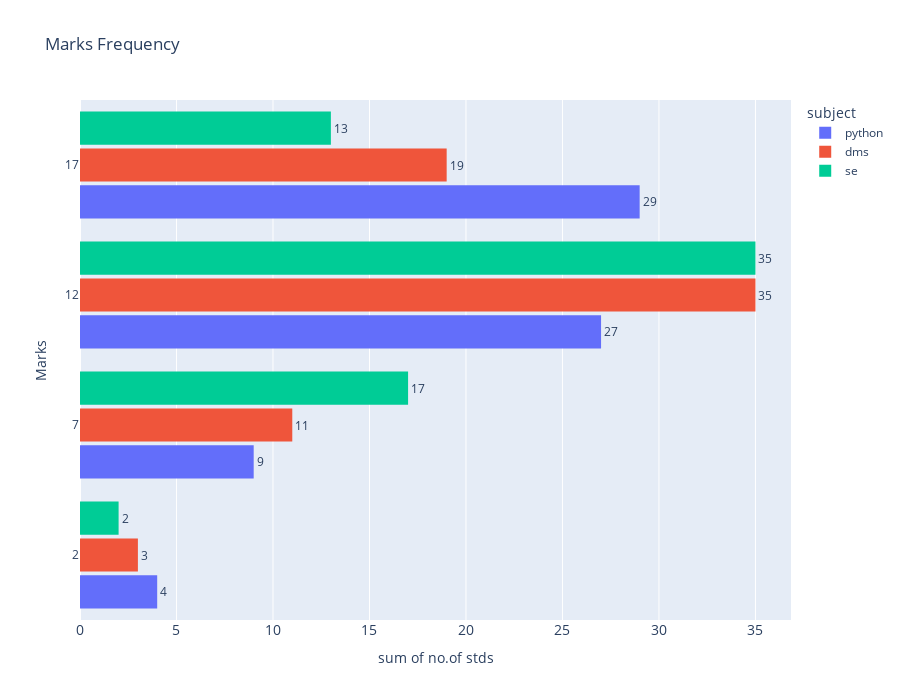

Write notebook code for a chart like this one.
### Code cell
fig = px.histogram(final_mfreq_df_chart,orientation='h', y='Marks', x='no.of stds', title="Marks Frequency"
             ,color='subject', barmode='group' ,
             height=700,text_auto=True)
fig.update_layout(
    xaxis_tickfont_size=14,
    barmode='group',
    bargap=0.15, 
    bargroupgap=0.1 
)
fig.update_traces(textposition='outside')
fig.show()

### Figure 1 — Plotly figure (JSON) as saved in the notebook; plotly's stock layout.template omitted (floating-point values rounded to 4 significant figures)
{"data": [{"alignmentgroup": "True", "bingroup": "y", "histfunc": "sum", "hovertemplate": "subject=python<br>sum of no.of stds=%{x}<br>Marks=%{y}<extra></extra>", "legendgroup": "python", "marker": {"color": "#636efa", "pattern": {"shape": ""}}, "name": "python", "offsetgroup": "python", "orientation": "h", "showlegend": true, "textposition": "outside", "texttemplate": "%{value}", "type": "histogram", "x": [12, 9, 2, 6, 11, 7, 4, 4, 1, 3, 1, 3, 2, 1, 1, 2], "xaxis": "x", "y": [18, 17, 16, 15, 14, 13, 12, 11, 10, 9, 8, 6, 5, 4, 3, 2], "yaxis": "y"}, {"alignmentgroup": "True", "bingroup": "y", "histfunc": "sum", "hovertemplate": "subject=dms<br>sum of no.of stds=%{x}<br>Marks=%{y}<extra></extra>", "legendgroup": "dms", "marker": {"color": "#EF553B", "pattern": {"shape": ""}}, "name": "dms", "offsetgroup": "dms", "orientation": "h", "showlegend": true, "textposition": "outside", "texttemplate": "%{value}", "type": "histogram", "x": [1, 5, 5, 8, 8, 10, 3, 6, 8, 2, 2, 2, 2, 3, 1, 2], "xaxis": "x", "y": [18, 17, 16, 15, 14, 13, 12, 11, 10, 9, 8, 7, 6, 5, 3, 2], "yaxis": "y"}, {"alignmentgroup": "True", "bingroup": "y", "histfunc": "sum", "hovertemplate": "subject=se<br>sum of no.of stds=%{x}<br>Marks=%{y}<extra></extra>", "legendgroup": "se", "marker": {"color": "#00cc96", "pattern": {"shape": ""}}, "name": "se", "offsetgroup": "se", "orientation": "h", "showlegend": true, "textposition": "outside", "texttemplate": "%{value}", "type": "histogram", "x": [1, 2, 6, 4, 9, 6, 5, 9, 6, 9, 4, 3, 1, 2], "xaxis": "x", "y": [18, 17, 16, 15, 14, 13, 12, 11, 10, 9, 8, 7, 6, 3], "yaxis": "y"}], "layout": {"bargap": 0.15, "bargroupgap": 0.1, "barmode": "group", "height": 700, "legend": {"title": {"text": "subject"}, "tracegroupgap": 0}, "title": {"text": "Marks Frequency"}, "xaxis": {"anchor": "y", "domain": [0, 1], "tickfont": {"size": 14}, "title": {"text": "sum of no.of stds"}}, "yaxis": {"anchor": "x", "domain": [0, 1], "title": {"text": "Marks"}}}}
